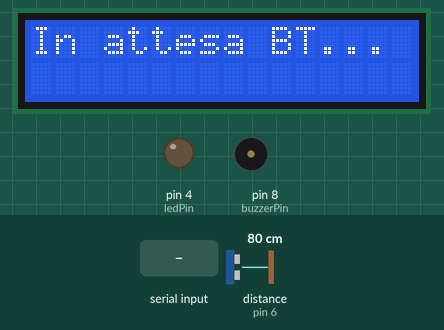
Recording of a sketch running on a simulated Arduino Uno, built with avr-gcc and run on an emulated ATmega328P. On the bench: 16×2 character LCD, output pins drawn as LEDs (lit = HIGH), buzzer (waves = sounding). Wiring (inferred from the names in the program): ultrasonic range finder: trigger pin 5; echo pin 6. Inputs (shaded band) come from the test bench; at power-on: distance to the obstacle (sensor on pin 6) 80 cm. The echo pulse lasts 58.3 µs per cm; pins used as bus, display or sensor lines are not drawn; what the sketch prints to the serial monitor is not drawn.

Above: at 1.2 s.
1.3 s: "C" received over the second serial link
At 2.02 s:
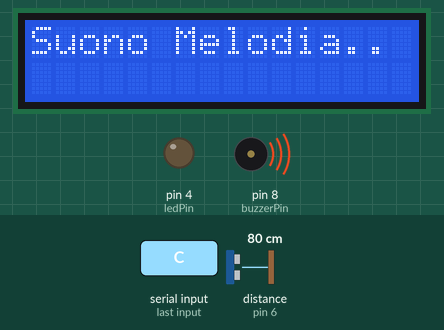
At 9.0 s:
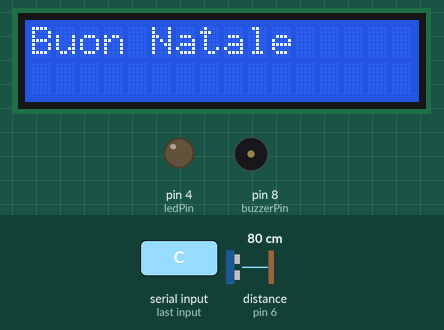
Timing chart, 0 to 9.2 s (numbered marks = the images above; inputs shaded):
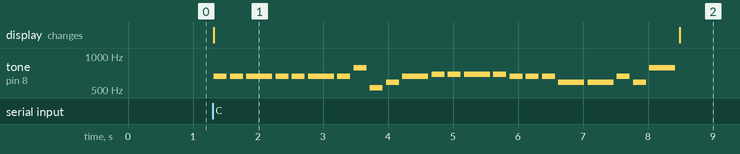

The sketch:

codiceArduino.ino
```cpp
#include <SoftwareSerial.h>
#include <Wire.h>
#include <LiquidCrystal_I2C.h>

// Configurazione della Seriale Bluetooth (RX, TX)
const int BT_RX = 2;
const int BT_TX = 3;
SoftwareSerial BTSerial(BT_RX, BT_TX);

// Configurazione Pin dei componenti
const int ledPin = 4;       // Pin dei LED
const int buzzerPin = 8;    // Pin del buzzer

// Pin del sensore a ultrasuoni
const int trigPin = 5;
const int echoPin = 6;

// Configurazione LCD con I2C
LiquidCrystal_I2C lcd(0x27, 16, 2);

// Variabili di stato
bool statoLed = false;
int indiceFrase = 0;

// Soglia di attivazione in centimetri
const int SOGLIA_DISTANZA_CM = 30;

// Elenco delle frasi da mostrare sul display LCD
String frasi[] = {
  "Buon Natale",
  "Happy Chrismas",
  "Felici Feste",
  "Buon anno"
};
const int totaleFrasi = 4;

void setup() {
  pinMode(ledPin, OUTPUT);
  pinMode(buzzerPin, OUTPUT);

  // Configurazione pin ultrasuoni
  pinMode(trigPin, OUTPUT);
  pinMode(echoPin, INPUT);

  // Avvia le comunicazioni seriali
  Serial.begin(9600);
  BTSerial.begin(9600);

  // Inizializza l'LCD
  lcd.init();
  lcd.backlight();
  lcd.setCursor(0, 0);
  lcd.print("In attesa BT...");
}

void loop() {
  // 1. Controllo automatico tramite sensore a ultrasuoni HC-SR04
  long distanza = calcolaDistanzaCM();

  // Se la distanza è valida e inferiore alla soglia
  if (distanza > 0 && distanza < SOGLIA_DISTANZA_CM) {
    attivaRilevamentoAutomatico();
    delay(2000); // Pausa per evitare attivazioni ripetute troppo rapide
  }

  // 2. Controllo dei comandi in arrivo dal Bluetooth
  if (BTSerial.available() > 0) {
    char comando = BTSerial.read();

    Serial.print("Comando ricevuto: ");
    Serial.println(comando);

    if (comando == 'L') {
      gestisciLuci();
    }
    else if (comando == 'C') {
      suonaMelodia();
    }
    else if (comando == 'S') {
      prossimaFraseLCD();
    }
  }
}

// Funzione per calcolare la distanza con l'HC-SR04
long calcolaDistanzaCM() {
  digitalWrite(trigPin, LOW);
  delayMicroseconds(2);
  digitalWrite(trigPin, HIGH);
  delayMicroseconds(10);
  digitalWrite(trigPin, LOW);

  long durata = pulseIn(echoPin, HIGH, 30000); // Timeout di sicurezza a 30ms
  long distanza = durata * 0.034 / 2; // Formula per convertire il tempo in cm
  return distanza;
}

void gestisciLuci() {
  statoLed = !statoLed;
  digitalWrite(ledPin, statoLed);
}

void prossimaFraseLCD() {
  indiceFrase++;
  if (indiceFrase >= totaleFrasi) {
    indiceFrase = 0;
  }

  lcd.clear();
  lcd.setCursor(0, 0);
  lcd.print(frasi[indiceFrase]);
}

void suonaMelodia() {
  int note[] = {659, 659, 659, 659, 659, 659, 659, 789, 523, 587, 659, 689, 689, 689, 689, 659, 659, 659, 587, 587, 659, 587, 783};
  int durate[] = {200, 200, 400, 200, 200, 400, 200, 200, 200, 200, 400, 200, 200, 400, 200, 200, 200, 200, 400, 400, 200, 200, 400};

  lcd.clear();
  lcd.setCursor(0, 0);
  lcd.print("Suono Melodia..");

  int numNote = sizeof(note) / sizeof(note[0]);

  for (int i = 0; i < numNote; i++) {
    tone(buzzerPin, note[i]);
    delay(durate[i]);
    noTone(buzzerPin);
    delay(50);
  }

  lcd.clear();
  lcd.setCursor(0, 0);
  lcd.print(frasi[indiceFrase]);
}

void attivaRilevamentoAutomatico() {
  statoLed = true;
  digitalWrite(ledPin, HIGH);

  lcd.clear();
  lcd.setCursor(0, 0);
  lcd.print(frasi[indiceFrase]);

  suonaMelodia();
}
```

Measured:
- after the input at 1.3 s, tone on pin 8 (buzzerPin): plays 659 Hz for 0.20 s, 659 Hz for 0.20 s, 659 Hz for 0.40 s, 659 Hz for 0.20 s, 659 Hz for 0.20 s, 659 Hz for 0.40 s … (23 notes in this stretch), starting at once; the display: changes at once (image 1)
